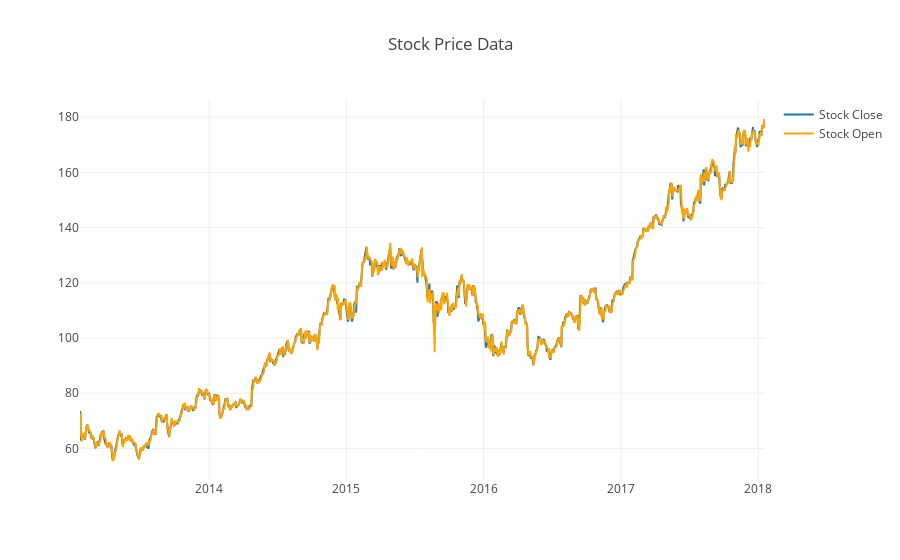

Notebook code for this chart:
### Code cell
fig = dict(data = data, 
           layout = layout)

offline.iplot(fig)

### Figure 1 — Plotly figure (JSON) as saved in the notebook; plotly's stock layout.template omitted (floating-point values rounded to 4 significant figures; data arrays with more than 128 entries replaced by an {"elided": "..."} marker saying what was removed)
{"data": [{"name": "Stock Close", "type": "scatter", "uid": "4e3ae8e9-2436-4897-83f0-0d84001e2ce4", "x": {"elided": "1259 str values"}, "y": {"elided": "1259 float values"}}, {"line": {"color": "orange"}, "name": "Stock Open", "type": "scatter", "uid": "ca7be9ef-81e0-4c3f-8423-27b3331ffbd7", "x": {"elided": "1259 str values"}, "y": {"elided": "1259 float values"}}], "layout": {"title": {"text": "Stock Price Data"}}}
